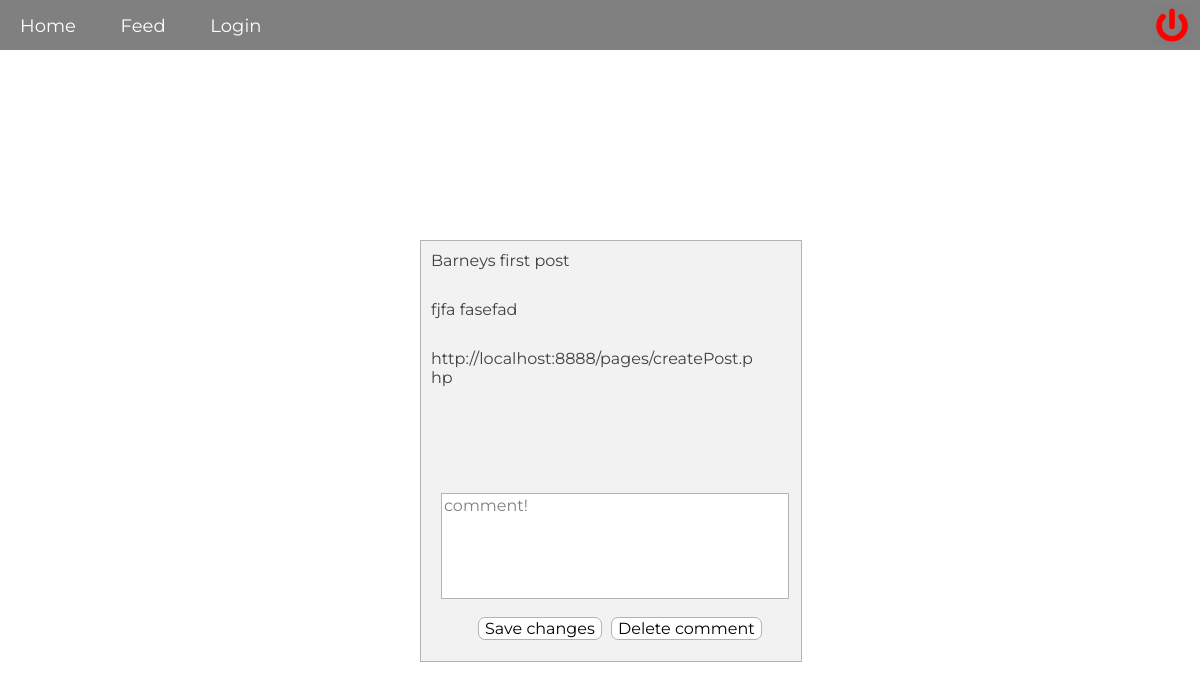
Page /pages/editComment.php?id=2 on the earlier database version.
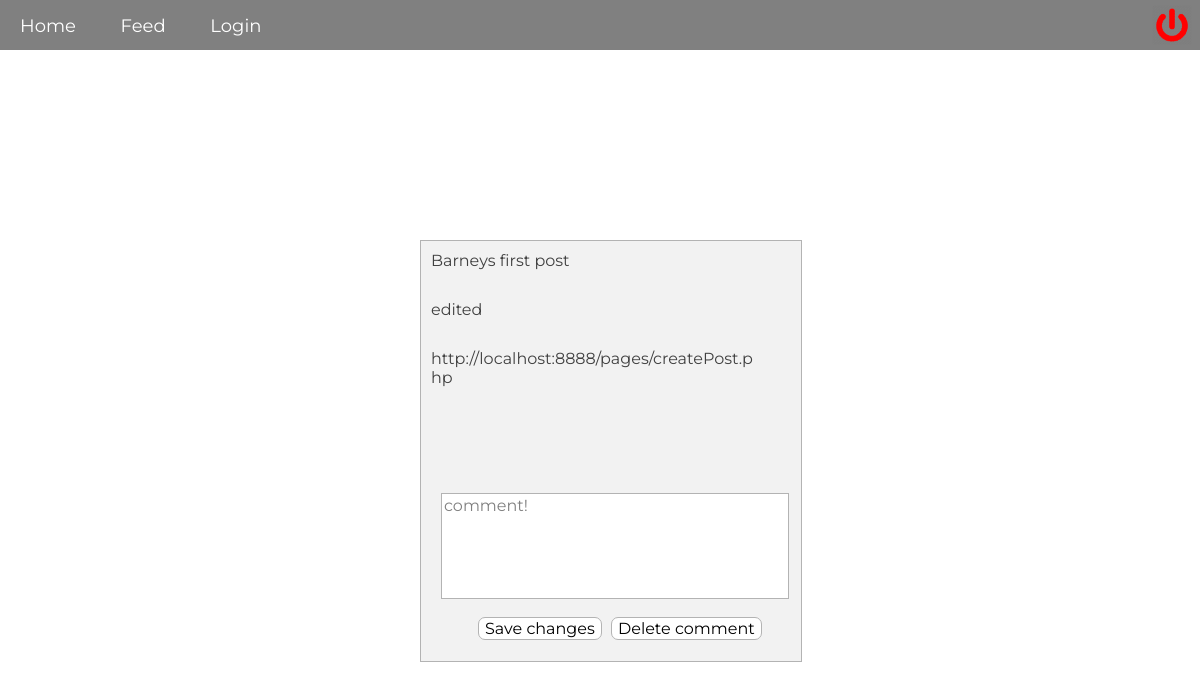
Same page on the later database version.
### tables this page shows
CREATE TABLE "posts" (
        `id`       INTEGER NOT NULL,
        `post_id`       INTEGER NOT NULL PRIMARY KEY AUTOINCREMENT UNIQUE,
        `title` VARCHAR NOT NULL,
        `description`   VARCHAR NOT NULL,
        `url`   VARCHAR NOT NULL,
        `posted`      VARCHAR,
        `edited`     VARCHAR
);

### pages/editComment.php (the view, shortened to what this page needs)
<?php
require __DIR__.'../../views/header.php';
$comment_id = $_GET['id'];
$query = "SELECT * FROM comments WHERE comment_id = :comment_id";
$statement = $pdo->prepare($query);
$statement->bindParam(':comment_id', $comment_id, PDO::PARAM_INT);
$statement->execute();
$comment_id = $statement->fetch(PDO::FETCH_ASSOC);
$post_id = $comment_id['post_id'];
$query = "SELECT * FROM posts WHERE post_id = :post_id";
$statement = $pdo->prepare($query);
$statement->bindParam(':post_id', $post_id, PDO::PARAM_INT);
$statement->execute();
$post_id = $statement->fetch(PDO::FETCH_ASSOC);
$id = $_GET['id'];
$query = "SELECT * FROM comments WHERE comment_id = :id";
$statement = $pdo->prepare($query);
$statement->bindParam(':id', $id, PDO::PARAM_INT);
$statement->execute();
$comment = $statement->fetch(PDO::FETCH_ASSOC);
?>
<div class="edit-comment-wrapper">
   <div class="commented-post">
      <div class="edit-comment"><?php echo $post_id['title']; ?></div>
      <div class="edit-comment"><?php echo $post_id['description']; ?></div>
      <div class="edit-comment"><?php echo $post_id['url']; ?></div>
   </div>
   <form action="../logic/editComment.php?id=<?php echo $comment['comment_id']?>" method="post">
         <textarea type="edit-comment" name="edit-comment" placeholder="Url"><?php echo $comment['comment']; ?></textarea>
         <button type="submit" class="edit-comment-btn">Save changes</button>
   </form>
   <form action="../logic/deleteComment.php?id=<?php echo $comment['comment_id']?>" method="post">
         <button type="submit" class="delete-comment-btn">Delete comment</button>
   </form>
</div>

Differences in the rows shown:
changed posts "Barneys first post": description "fjfa fasefad" → "edited"
